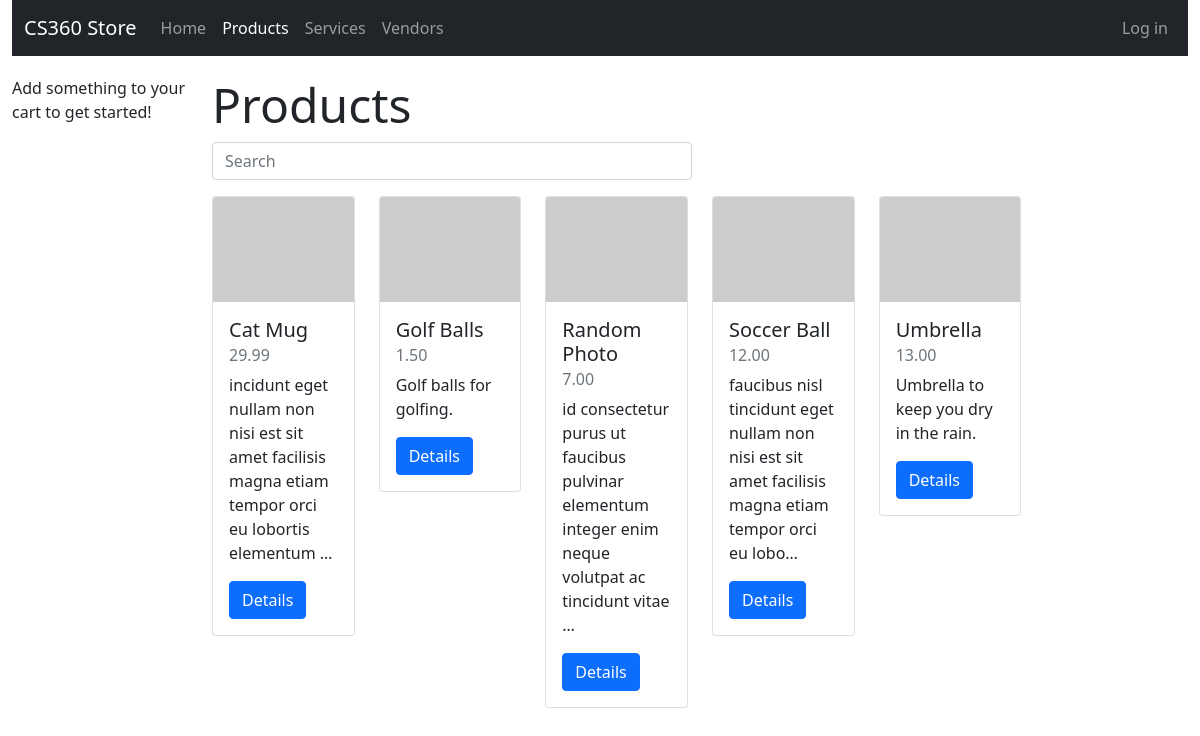
Page /store/products/ on the committed database.
### storeApp/models.py (models this page shows, shortened)
class ProductListing(models.Model):
    id = models.UUIDField(primary_key=True, default=uuid.uuid4, help_text="Unique ID for this particular order", editable=False)
    active = models.BooleanField(default=True)
    name = models.CharField(max_length=200, help_text="Enter a name for your product.")
    imageURL = models.URLField(max_length=200, help_text="Enter image URL", default="https://picsum.photos/400/300")
    price = models.DecimalField(decimal_places=2, max_digits=7) # allows max price of $99,999.99
    description = models.TextField()
    quantity_available = models.IntegerField(help_text="How many are available? Leave blank if unlimited.", null=True, blank=True)
    restockDate = models.DateField(help_text="Leave blank if N/A",null=True, blank=True)
    vendor = models.ForeignKey(Vendor, on_delete=models.RESTRICT)
    tags = models.ManyToManyField(ProductTag, blank=True)
    def get_absolute_url(self):
        return reverse('product-detail', args=[str(self.id)])
    def list_tags(self):
        return ', '.join(tag.name for tag in self.tags.all()[:3])
    list_tags.short_description = 'Tags'
    class Meta:
        permissions = (("can_set_active", "Set product as active"),)

### storeApp/views.py (the view)
# urls.py: path('products/', views.ProductListView.as_view(), name='products'),
class ProductListView(generic.ListView):
    model = ProductListing
    ordering = ['name']

### storeApp/templates/storeApp/productlisting_list.html (shortened to what this page needs)
{% extends "base_generic.html" %}
{% block content %}
    <h1 class="display-5">Products</h1>
    <form action="">
        <input class="form-control mb-3 product-search-form" type="text" placeholder="Search" aria-label="Search">
    </form>
    {% if productlisting_list %}
    <div class="row">
        {% for product in productlisting_list %}
            {% if product.active %}
                <div class="col-xs-1 col-sm-6 col-md-4 col-lg-2 mb-2">
                  <div class="card flex-grow-1">
                    <img src="{{ product.imageURL }}" class="card-img-top" alt="...">
                    <div class="card-body">
                      <h5 class="card-title">{{ product.name }}</h5>
                      <h6 class="card-subtitle mb-2 text-muted">{{ product.price }}</h6>
                      <p class="card-text">{{ product.description|truncatechars:100 }}</p>
                      <a href="{{ product.get_absolute_url }}" class="btn btn-primary">Details</a>
                    </div>
                  </div>
                </div>
            {% endif %}
        {% endfor %}
    </div>
    {% else %}
        <p>There are currently no available products.</p>
    {% endif %}
{% endblock content %}

### storeApp/static/css/styles.css (style rules this page uses)
h1 { margin-top: 20px; }
.product-search-form { max-width: 480px; }

### rows in the picture
ProductListing: active True (drawn), name "Cat Mug", price "29.99", description "incidunt eget nullam non nisi est sit amet facilisis magna etiam tempor orci eu lobortis elementum …"
ProductListing: active True (drawn), name "Golf Balls", price "1.50", description "Golf balls for golfing."
ProductListing: active True (drawn), name "Random Photo", price "7.00", description "id consectetur purus ut faucibus pulvinar elementum integer enim neque volutpat ac tincidunt vitae …"
ProductListing: active True (drawn), name "Soccer Ball", price "12.00", description "faucibus nisl tincidunt eget nullam non nisi est sit amet facilisis magna etiam tempor orci eu lobo…"
ProductListing: active True (drawn), name "Umbrella", price "13.00", description "Umbrella to keep you dry in the rain."
